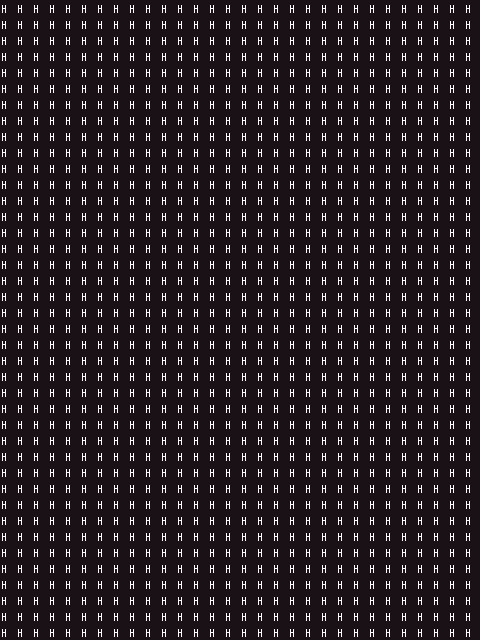

Below is a game level as drawn by its tile map, then a one-line description and the .tmx file that defines it, in full:
An orthogonal 30x40 tile map with 16x16 px tiles, 1 tile layer (prototype).

<map version="1.10" tiledversion="1.10.2" orientation="orthogonal" renderorder="right-down" width="30" height="40" tilewidth="16" tileheight="16" infinite="0" nextlayerid="19" nextobjectid="21">
 <tileset firstgid="1" source="TangerineTavernPNG_PetricakeGames.tsx" />
 <layer id="1" name="prototype" width="30" height="40">
  <data encoding="csv">
109,109,109,109,109,109,109,109,109,109,109,109,109,109,109,109,109,109,109,109,109,109,109,109,109,109,109,109,109,109,
109,109,109,109,109,109,109,109,109,109,109,109,109,109,109,109,109,109,109,109,109,109,109,109,109,109,109,109,109,109,
109,109,109,109,109,109,109,109,109,109,109,109,109,109,109,109,109,109,109,109,109,109,109,109,109,109,109,109,109,109,
109,109,109,109,109,109,109,109,109,109,109,109,109,109,109,109,109,109,109,109,109,109,109,109,109,109,109,109,109,109,
109,109,109,109,109,109,109,109,109,109,109,109,109,109,109,109,109,109,109,109,109,109,109,109,109,109,109,109,109,109,
109,109,109,109,109,109,109,109,109,109,109,109,109,109,109,109,109,109,109,109,109,109,109,109,109,109,109,109,109,109,
109,109,109,109,109,109,109,109,109,109,109,109,109,109,109,109,109,109,109,109,109,109,109,109,109,109,109,109,109,109,
109,109,109,109,109,109,109,109,109,109,109,109,109,109,109,109,109,109,109,109,109,109,109,109,109,109,109,109,109,109,
109,109,109,109,109,109,109,109,109,109,109,109,109,109,109,109,109,109,109,109,109,109,109,109,109,109,109,109,109,109,
109,109,109,109,109,109,109,109,109,109,109,109,109,109,109,109,109,109,109,109,109,109,109,109,109,109,109,109,109,109,
109,109,109,109,109,109,109,109,109,109,109,109,109,109,109,109,109,109,109,109,109,109,109,109,109,109,109,109,109,109,
109,109,109,109,109,109,109,109,109,109,109,109,109,109,109,109,109,109,109,109,109,109,109,109,109,109,109,109,109,109,
109,109,109,109,109,109,109,109,109,109,109,109,109,109,109,109,109,109,109,109,109,109,109,109,109,109,109,109,109,109,
109,109,109,109,109,109,109,109,109,109,109,109,109,109,109,109,109,109,109,109,109,109,109,109,109,109,109,109,109,109,
109,109,109,109,109,109,109,109,109,109,109,109,109,109,109,109,109,109,109,109,109,109,109,109,109,109,109,109,109,109,
109,109,109,109,109,109,109,109,109,109,109,109,109,109,109,109,109,109,109,109,109,109,109,109,109,109,109,109,109,109,
109,109,109,109,109,109,109,109,109,109,109,109,109,109,109,109,109,109,109,109,109,109,109,109,109,109,109,109,109,109,
109,109,109,109,109,109,109,109,109,109,109,109,109,109,109,109,109,109,109,109,109,109,109,109,109,109,109,109,109,109,
109,109,109,109,109,109,109,109,109,109,109,109,109,109,109,109,109,109,109,109,109,109,109,109,109,109,109,109,109,109,
109,109,109,109,109,109,109,109,109,109,109,109,109,109,109,109,109,109,109,109,109,109,109,109,109,109,109,109,109,109,
109,109,109,109,109,109,109,109,109,109,109,109,109,109,109,109,109,109,109,109,109,109,109,109,109,109,109,109,109,109,
109,109,109,109,109,109,109,109,109,109,109,109,109,109,109,109,109,109,109,109,109,109,109,109,109,109,109,109,109,109,
109,109,109,109,109,109,109,109,109,109,109,109,109,109,109,109,109,109,109,109,109,109,109,109,109,109,109,109,109,109,
109,109,109,109,109,109,109,109,109,109,109,109,109,109,109,109,109,109,109,109,109,109,109,109,109,109,109,109,109,109,
109,109,109,109,109,109,109,109,109,109,109,109,109,109,109,109,109,109,109,109,109,109,109,109,109,109,109,109,109,109,
109,109,109,109,109,109,109,109,109,109,109,109,109,109,109,109,109,109,109,109,109,109,109,109,109,109,109,109,109,109,
109,109,109,109,109,109,109,109,109,109,109,109,109,109,109,109,109,109,109,109,109,109,109,109,109,109,109,109,109,109,
109,109,109,109,109,109,109,109,109,109,109,109,109,109,109,109,109,109,109,109,109,109,109,109,109,109,109,109,109,109,
109,109,109,109,109,109,109,109,109,109,109,109,109,109,109,109,109,109,109,109,109,109,109,109,109,109,109,109,109,109,
109,109,109,109,109,109,109,109,109,109,109,109,109,109,109,109,109,109,109,109,109,109,109,109,109,109,109,109,109,109,
109,109,109,109,109,109,109,109,109,109,109,109,109,109,109,109,109,109,109,109,109,109,109,109,109,109,109,109,109,109,
109,109,109,109,109,109,109,109,109,109,109,109,109,109,109,109,109,109,109,109,109,109,109,109,109,109,109,109,109,109,
109,109,109,109,109,109,109,109,109,109,109,109,109,109,109,109,109,109,109,109,109,109,109,109,109,109,109,109,109,109,
109,109,109,109,109,109,109,109,109,109,109,109,109,109,109,109,109,109,109,109,109,109,109,109,109,109,109,109,109,109,
109,109,109,109,109,109,109,109,109,109,109,109,109,109,109,109,109,109,109,109,109,109,109,109,109,109,109,109,109,109,
109,109,109,109,109,109,109,109,109,109,109,109,109,109,109,109,109,109,109,109,109,109,109,109,109,109,109,109,109,109,
109,109,109,109,109,109,109,109,109,109,109,109,109,109,109,109,109,109,109,109,109,109,109,109,109,109,109,109,109,109,
109,109,109,109,109,109,109,109,109,109,109,109,109,109,109,109,109,109,109,109,109,109,109,109,109,109,109,109,109,109,
109,109,109,109,109,109,109,109,109,109,109,109,109,109,109,109,109,109,109,109,109,109,109,109,109,109,109,109,109,109,
109,109,109,109,109,109,109,109,109,109,109,109,109,109,109,109,109,109,109,109,109,109,109,109,109,109,109,109,109,109
</data>
 </layer>
</map>
